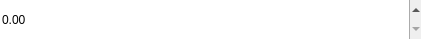
<?xml version="1.0" encoding="UTF-8"?>
<ui version="4.0">
 <class>DoubleEditorWidget</class>
 <widget class="QWidget" name="DoubleEditorWidget">
  <property name="geometry">
   <rect>
    <x>0</x>
    <y>0</y>
    <width>421</width>
    <height>39</height>
   </rect>
  </property>
  <property name="windowTitle">
   <string>Form</string>
  </property>
  <property name="autoFillBackground">
   <bool>true</bool>
  </property>
  <layout class="QVBoxLayout" name="verticalLayout">
   <property name="spacing">
    <number>0</number>
   </property>
   <property name="leftMargin">
    <number>0</number>
   </property>
   <property name="topMargin">
    <number>0</number>
   </property>
   <property name="rightMargin">
    <number>0</number>
   </property>
   <property name="bottomMargin">
    <number>0</number>
   </property>
   <item>
    <widget class="QDoubleSpinBox" name="doubleSpinBox">
     <property name="sizePolicy">
      <sizepolicy hsizetype="Minimum" vsizetype="Expanding">
       <horstretch>0</horstretch>
       <verstretch>0</verstretch>
      </sizepolicy>
     </property>
     <property name="frame">
      <bool>false</bool>
     </property>
    </widget>
   </item>
  </layout>
 </widget>
 <resources/>
 <connections/>
</ui>
